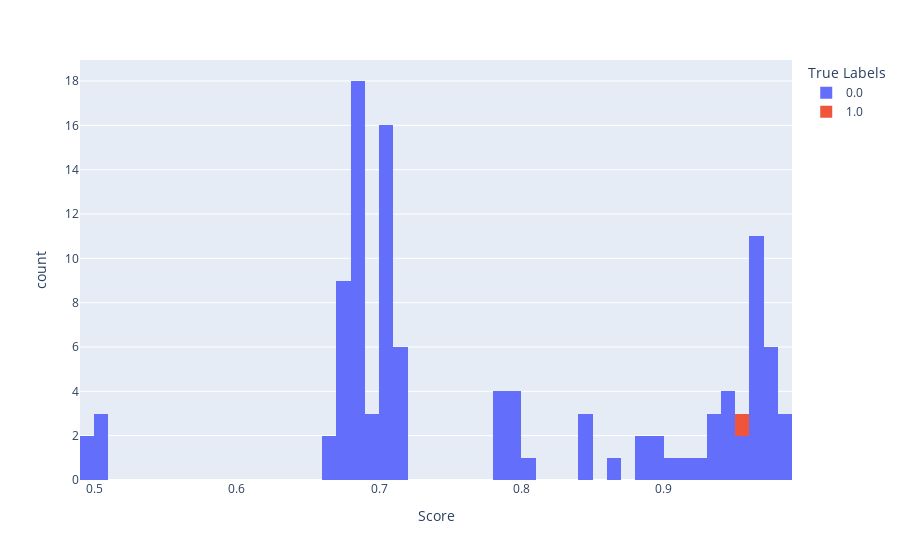
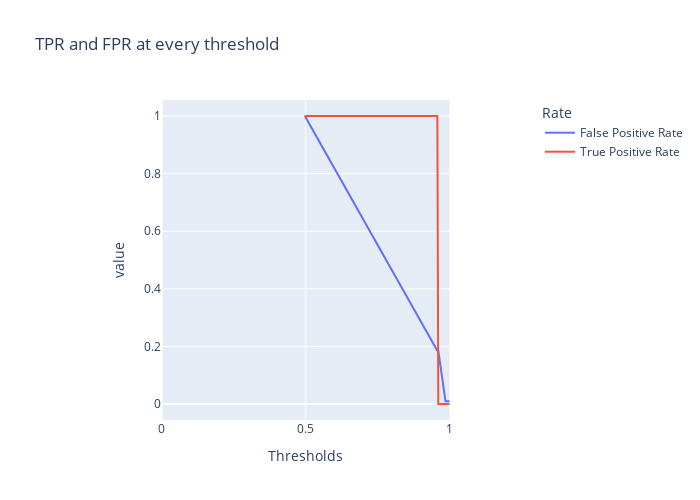

Notebook source saved alongside these figures, in order:
### Code cell
from sklearn import metrics
import plotly.express as px

y_pred_proba = torch.sigmoid(output[0]).detach().numpy()
fpr, tpr, thresholds = metrics.roc_curve(targets[0][0], y_pred_proba)

# The histogram of scores compared to true labels
fig_hist = px.histogram(
    x=y_pred_proba, color=targets[0][0], nbins=50,
    labels=dict(color='True Labels', x='Score')
)

fig_hist.show()


# Evaluating model performance at various thresholds
df = pd.DataFrame({
    'False Positive Rate': fpr,
    'True Positive Rate': tpr
}, index=thresholds)
df.index.name = "Thresholds"
df.columns.name = "Rate"

fig_thresh = px.line(
    df, title='TPR and FPR at every threshold',
    width=700, height=500
)

fig_thresh.update_yaxes(scaleanchor="x", scaleratio=1)
fig_thresh.update_xaxes(range=[0, 1], constrain='domain')
fig_thresh.show()

### Figure 1 — Plotly figure (JSON) as saved in the notebook; plotly's stock layout.template omitted (floating-point values rounded to 4 significant figures)
{"data": [{"alignmentgroup": "True", "bingroup": "x", "hovertemplate": "True Labels=0.0<br>Score=%{x}<br>count=%{y}<extra></extra>", "legendgroup": "0.0", "marker": {"color": "#636efa", "pattern": {"shape": ""}}, "name": "0.0", "nbinsx": 50, "offsetgroup": "0.0", "orientation": "v", "showlegend": true, "type": "histogram", "x": [0.964, 0.8805, 0.8471, 0.9191, 0.9419, 0.9023, 0.9763, 0.9674, 0.9768, 0.9396, 0.9284, 0.9862, 0.7074, 0.6876, 0.8019, 0.7829, 0.8626, 0.8418, 0.69, 0.6817, 0.8929, 0.7195, 0.7103, 0.6697, 0.68, 0.938, 0.7088, 0.9692, 0.6768, 0.9829, 0.7055, 0.9678, 0.7919, 0.7053, 0.7052, 0.6729, 0.7098, 0.6822, 0.7097, 0.7137, 0.9812, 0.688, 0.7898, 0.7884, 0.5014, 0.71, 0.7156, 0.9779, 0.6868, 0.6727, 0.708, 0.4978, 0.84, 0.9563, 0.9617, 0.688, 0.6826, 0.6814, 0.9754, 0.6818, 0.7129, 0.6819, 0.9313, 0.6748, 0.7865, 0.7073, 0.6814, 0.6825, 0.6831, 0.9525, 0.672, 0.9767, 0.9766, 0.9611, 0.7928, 0.6816, 0.6768, 0.7993, 0.6812, 0.6826, 0.5033, 0.7089, 0.9662, 0.8956, 0.6913, 0.9643, 0.6909, 0.7129, 0.707, 0.4983, 0.9664, 0.705, 0.9653, 0.7055, 0.6831, 0.9449, 0.7973, 0.6797, 0.6747, 0.6883, 0.7062, 0.9474, 0.5006, 0.9485, 0.6698, 0.9645, 0.7078, 0.8805], "xaxis": "x", "yaxis": "y"}, {"alignmentgroup": "True", "bingroup": "x", "hovertemplate": "True Labels=1.0<br>Score=%{x}<br>count=%{y}<extra></extra>", "legendgroup": "1.0", "marker": {"color": "#EF553B", "pattern": {"shape": ""}}, "name": "1.0", "nbinsx": 50, "offsetgroup": "1.0", "orientation": "v", "showlegend": true, "type": "histogram", "x": [0.9579], "xaxis": "x", "yaxis": "y"}], "layout": {"barmode": "relative", "legend": {"title": {"text": "True Labels"}, "tracegroupgap": 0}, "margin": {"t": 60}, "xaxis": {"anchor": "y", "domain": [0, 1], "title": {"text": "Score"}}, "yaxis": {"anchor": "x", "domain": [0, 1], "title": {"text": "count"}}}}

### Figure 2 — Plotly figure (JSON) as saved in the notebook; plotly's stock layout.template omitted (floating-point values rounded to 4 significant figures)
{"data": [{"hovertemplate": "Rate=False Positive Rate<br>Thresholds=%{x}<br>value=%{y}<extra></extra>", "legendgroup": "False Positive Rate", "line": {"color": "#636efa", "dash": "solid"}, "marker": {"symbol": "circle"}, "mode": "lines", "name": "False Positive Rate", "orientation": "v", "showlegend": true, "type": "scatter", "x": [1.986, 0.9862, 0.9611, 0.9579, 0.4978], "xaxis": "x", "y": [0, 0.009259, 0.1852, 0.1852, 1], "yaxis": "y"}, {"hovertemplate": "Rate=True Positive Rate<br>Thresholds=%{x}<br>value=%{y}<extra></extra>", "legendgroup": "True Positive Rate", "line": {"color": "#EF553B", "dash": "solid"}, "marker": {"symbol": "circle"}, "mode": "lines", "name": "True Positive Rate", "orientation": "v", "showlegend": true, "type": "scatter", "x": [1.986, 0.9862, 0.9611, 0.9579, 0.4978], "xaxis": "x", "y": [0, 0, 0, 1, 1], "yaxis": "y"}], "layout": {"height": 500, "legend": {"title": {"text": "Rate"}, "tracegroupgap": 0}, "title": {"text": "TPR and FPR at every threshold"}, "width": 700, "xaxis": {"anchor": "y", "constrain": "domain", "domain": [0, 1], "range": [0, 1], "title": {"text": "Thresholds"}}, "yaxis": {"anchor": "x", "domain": [0, 1], "scaleanchor": "x", "scaleratio": 1, "title": {"text": "value"}}}}
